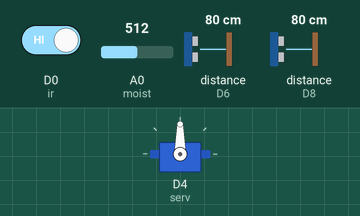
Simulated run of this sketch. Board: ESP8266 (NodeMCU). Parts: servo. Wiring (inferred from the names in the program): 2 × ultrasonic range finder: trigger D7, echo D8 / trigger D5, echo D6. The inputs (shaded band) are chosen by the test bench; at power-on: D0 (ir) HIGH, A0 (moist) = 512, distance to the obstacle (sensors on D6, D8) 80 cm. The echo pulse lasts 58.3 µs per cm; WiFi joins after 1.5 s; servers stay silent unless stated; what the sketch prints to the serial monitor is not drawn.

Above: at 1.5 s.
1.6 s: D0 (ir) driven LOW
At 3.1 s:
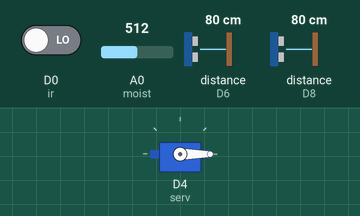
3.8 s: A0 (moist) set to 980
5.3 s: A0 (moist) set to 1005
At 6.6 s:
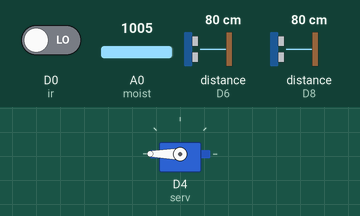
6.9 s: A0 (moist) set to 900
At 7.9 s:
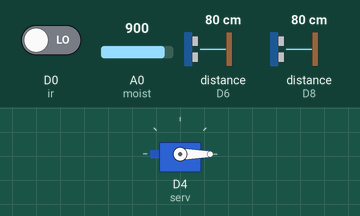
8.5 s: A0 (moist) set to 1023
At 9.2 s:
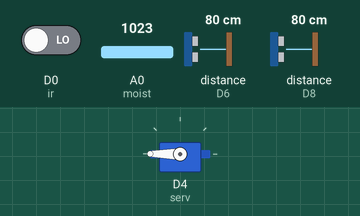
Timing chart, 0 to 11.1 s (numbered marks = the images above; inputs shaded):
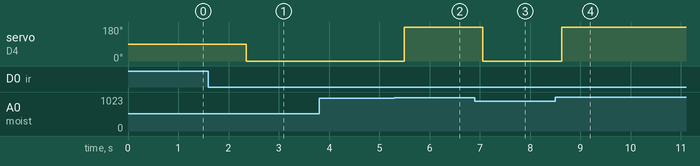

The sketch:

smart_dustbin.ino
```cpp
#include <ESP8266WiFi.h>;
#include <WiFiClient.h>;
#include <ThingSpeak.h>;
const char* ssid = "Virus infected Wi-Fi!"; //Your Network SSID
const char* password = "WF647241BB1";
WiFiClient client;
// the following is data of the THINGSPEAK cloud
unsigned long myChannelNumber = 906122; //Your Channel Number (Without Brackets)
const char * myWriteAPIKey = "6T9P73H6KOZ3O35A"; //Your Write API Key


//moisture sensor declaration
int moist= A0;
int thresh=3;

//ultra sensor declaration
const int trig1 = 14,echo1 = 12,trig2 = 13,echo2 = 15;  //D5 to D8
long dur;
int dist1,dist2,per1,per2;


//servo and ir sensor declaration
#include<Servo.h>
Servo serv;
int data;
int ir=D0;

void setup()   // this is the setup of all the sensors  and the cloud
{
    //moist
     pinMode(moist, INPUT);

  // ultra
     pinMode(trig1, OUTPUT);
     pinMode(echo1, INPUT);
     pinMode(trig2, OUTPUT);
     pinMode(echo2, INPUT);

    // servo and ir
    serv.attach(D4);
    pinMode(ir, INPUT);

     //thingspeak
     WiFi.begin(ssid, password);
     ThingSpeak.begin(client);

     Serial.begin(9600);
}

void loop()
{
    // moisture
    float moist_per;
    int data=digitalRead(ir);  //reading the IR sensor value detecting wheather an object is present or not
    moist_per = ( 100.00 - ( (analogRead(moist)/1023.00) * 100.00 ) );
    // moisture_percentage == moist_per
  //  reading the  sensor value and dividing by total value*100
  //  to get the percentage of the moisture and subracting it from the total percentage

     if(data==0)
       {
         if(moist_per<=thresh)  //threshold value to compare  for checcking the moisture availability
            serv.write(180);      //moving the plate i.e, servo
         else if(moist_per>thresh)
            serv.write(0);
       }
     else
       serv.write(90);

    // ultra-1
    digitalWrite(trig1, LOW);   // Makes trigPin low
    delayMicroseconds(2);       // 2 micro second delay
    digitalWrite(trig1, HIGH);  // tigPin high
    delayMicroseconds(10);      // trigPin high for 10 micro seconds
    digitalWrite(trig1, LOW);   // trigPin low
    dur = pulseIn(echo1, HIGH);
    dist1= dur*0.034/2;        //Calculating actual/real distance
    per1= (dist1*100)/20;

    // ultra-2
    digitalWrite(trig2, LOW);   // Makes trigPin low
    delayMicroseconds(2);       // 2 micro second delay
    digitalWrite(trig2, HIGH);  // tigPin high
    delayMicroseconds(10);      // trigPin high for 10 micro seconds
    digitalWrite(trig2, LOW);   // trigPin low
    long dur1 = pulseIn(echo2, HIGH);
    dist2= dur1*0.034/2;        //Calculating actual/real distance
    per2= (dist2*100)/20;

    //serial monitor  i.e, to print on the console
    Serial.print("Distance of 1st = ");
    Serial.println(dist1);
    Serial.print("Distance of 1st sensor in percentage= ");        //Output distance on arduino serial monitor
    Serial.println(per1);
    Serial.print("Distance of 2nd = ");        //Output distance on arduino serial monitor
    Serial.println(dist2);
    Serial.print("Distance of 2nd sensor in percentage= ");
    Serial.println(per2);
    Serial.print(moist_per);

    //to update the value onto the cloud(THINGSPEAK)
    ThingSpeak.writeField(myChannelNumber, 2,per2, myWriteAPIKey);
    ThingSpeak.writeField(myChannelNumber, 1,per1, myWriteAPIKey);

    delay(100);  //waiting for some time for the nxt iteration 100 milliseconds

}
```

Measured:
- the behaviour switches between 992 and 993 on A0 (moist) (found by bisection; images 1 and 2)
- after the input at 1.6 s, servo on D4 (serv): 90° → 0° after 0.76 s
- after the input at 3.8 s, every drawn part: stays the same
- after the input at 5.3 s, servo on D4 (serv): 0° → 180° after 0.19 s
- after the input at 6.9 s, servo on D4 (serv): 180° → 0° after 0.16 s
- after the input at 8.5 s, servo on D4 (serv): 0° → 180° after 0.13 s
